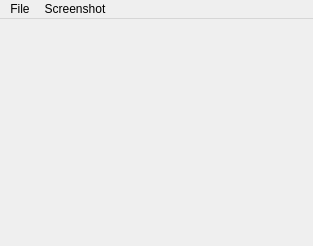
<?xml version="1.0" encoding="UTF-8"?>
<ui version="4.0">
 <class>MainWindow</class>
 <widget class="QMainWindow" name="MainWindow">
  <property name="geometry">
   <rect>
    <x>0</x>
    <y>0</y>
    <width>313</width>
    <height>246</height>
   </rect>
  </property>
  <property name="windowTitle">
   <string>Gomoku</string>
  </property>
  <property name="fixedSize" stdset="0">
   <size>
    <width>400</width>
    <height>465</height>
   </size>
  </property>
  <widget class="QWidget" name="centralWidget">
   <widget class="QLabel" name="fieldLabel">
    <property name="geometry">
     <rect>
      <x>12</x>
      <y>55</y>
      <width>375</width>
      <height>375</height>
     </rect>
    </property>
    <property name="text">
     <string/>
    </property>
   </widget>
   <widget class="QLabel" name="statusLabel">
    <property name="geometry">
     <rect>
      <x>0</x>
      <y>0</y>
      <width>400</width>
      <height>40</height>
     </rect>
    </property>
    <property name="styleSheet">
     <string>
      font-size: 20pt;
      qproperty-alignment: AlignCenter;
     </string>
    </property>
    <property name="text">
     <string/>
    </property>
   </widget>
  </widget>
  <widget class="QMenuBar" name="menuBar">
   <property name="geometry">
    <rect>
     <x>0</x>
     <y>0</y>
     <width>313</width>
     <height>22</height>
    </rect>
   </property>
   <widget class="QMenu" name="menuFile">
    <property name="title">
     <string>File</string>
    </property>
    <addaction name="action_NewGame"/>
    <addaction name="separator"/>
    <addaction name="action_About"/>
   </widget>
   <addaction name="menuFile"/>
   <addaction name="action_Screenshot"/>
  </widget>
  <action name="action_NewGame">
   <property name="text">
    <string>New Game</string>
   </property>
  </action>
  <action name="action_About">
   <property name="text">
    <string>About</string>
   </property>
  </action>
  <action name="action_Screenshot">
   <property name="text">
    <string>Screenshot</string>
   </property>
  </action>
 </widget>
 <resources/>
 <connections>
  <connection>
   <sender>action_NewGame</sender>
   <signal>triggered()</signal>
   <receiver>MainWindow</receiver>
   <slot>newGame()</slot>
   <hints>
    <hint type="sourcelabel">
     <x>-1</x>
     <y>-1</y>
    </hint>
    <hint type="destinationlabel">
     <x>20</x>
     <y>20</y>
    </hint>
   </hints>
  </connection>
  <connection>
   <sender>action_Screenshot</sender>
   <signal>triggered()</signal>
   <receiver>MainWindow</receiver>
   <slot>saveScreenshot()</slot>
   <hints>
    <hint type="sourcelabel">
     <x>-1</x>
     <y>-1</y>
    </hint>
    <hint type="destinationlabel">
     <x>20</x>
     <y>20</y>
    </hint>
   </hints>
  </connection>
  <connection>
   <sender>action_About</sender>
   <signal>triggered()</signal>
   <receiver>MainWindow</receiver>
   <slot>showAboutDialog()</slot>
   <hints>
    <hint type="sourcelabel">
     <x>-1</x>
     <y>-1</y>
    </hint>
    <hint type="destinationlabel">
     <x>20</x>
     <y>20</y>
    </hint>
   </hints>
  </connection>
 </connections>
</ui>
